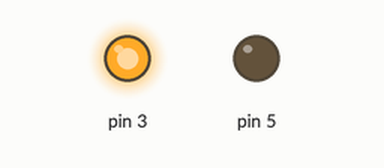
A sketch run on a simulated Arduino Uno, built with avr-gcc and run on an emulated ATmega328P. Parts: output pins drawn as LEDs (lit = HIGH).

Above: at 0.5 s.
At 2.5 s:
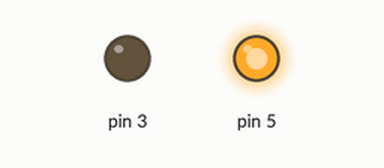
At 3.5 s:
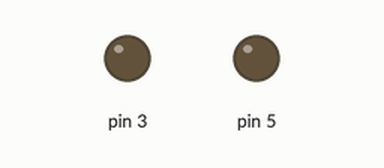
Timing chart, 0 to 5.2 s (numbered marks = the images above):
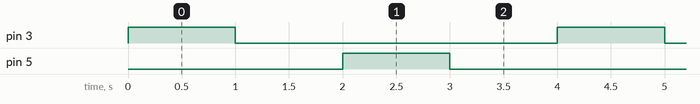

Measured:
- by itself, pin 3, pin 5: alternates HIGH for 1.0 s and LOW for 3.0 s
- by itself, everything shown: repeats every 4.0 s, in 4 steps

The sketch:

codigo.ino
```cpp
// C++ code
//
void setup()
{
 pinMode(3,OUTPUT);
  pinMode(5, OUTPUT);
}

void loop()
{
 digitalWrite(3, HIGH);
 delay(1000);
  digitalWrite(3, LOW);
  delay(1000);
  digitalWrite(5, HIGH);
 delay(1000);
  digitalWrite(5, LOW);
  delay(1000);
}
```
